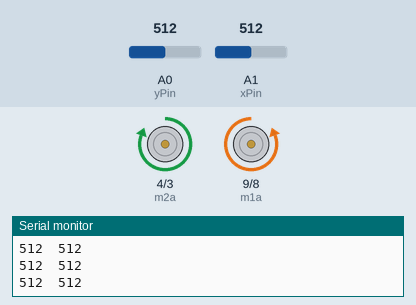
This sketch was run on a simulated Arduino Uno, built with avr-gcc and run on an emulated ATmega328P. On the bench: motor-driver pin pairs drawn as motors (green arrow = first pin HIGH = forward, orange = second pin HIGH = backward, longer = more drive), the last lines printed to the serial monitor. The inputs (shaded band) are chosen by the test bench; at power-on: A1 (xPin) = 512, A0 (yPin) = 512.

Above: at 2.2 s.
2.3 s: A1 (xPin) set to 359
3.8 s: A1 (xPin) set to 342
At 5.0 s:
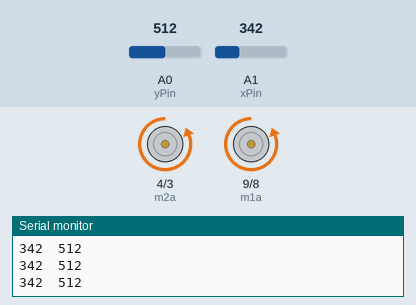
5.3 s: A0 (yPin) set to 390
6.8 s: A0 (yPin) set to 371
At 8.0 s:
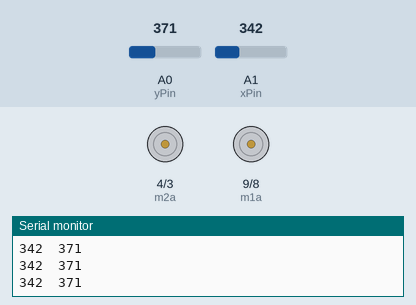
8.3 s: A1 (xPin) set to 286
9.8 s: A1 (xPin) set to 261
At 11.0 s:
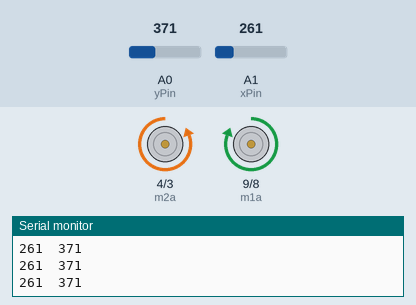
Timing chart, 0 to 12.3 s (numbered marks = the images above; inputs shaded):
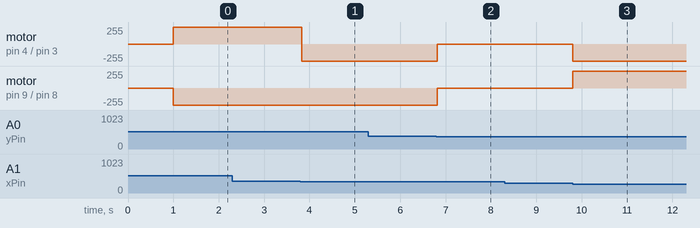

The sketch:

robot_with_accelerometer.ino
```cpp
int xPin = A1;
int yPin = A0;
int xRest, yRest, xRead, yRead;
int m1a = 9, m1b = 8, m2a = 4, m2b = 3;

void setup() {
  Serial.begin(9600);
  delay(1000);
  xRest = analogRead(xPin);
  yRest = analogRead(yPin);
  Serial.println(xRest);
  Serial.println(yRest);
  // put your setup code here, to run once:
  pinMode(A1, INPUT);
  pinMode(A0, INPUT);
  pinMode(m1a, OUTPUT);
  pinMode(m1b, OUTPUT);
  pinMode(m2a, OUTPUT);
  pinMode(m2b, OUTPUT);
}

void loop() {
  // put your main code here, to run repeatedly:
  int xRead = analogRead(xPin);
  int yRead = analogRead(yPin);
  Serial.print(xRead);
  Serial.print("\t");
  Serial.println(yRead);

                    if ((xRead < 270) && (yRead > 300))
                      {
                        //go straight
                        digitalWrite(m1a, HIGH);
                        digitalWrite(m1b, LOW);
                        digitalWrite(m2a, LOW);
                        digitalWrite(m2b, HIGH);
                        }
                    else if ((xRead > 350) && (yRead > 300))
                      {
                        //go back
                        digitalWrite(m1a, LOW);
                        digitalWrite(m1b, HIGH);
                        digitalWrite(m2a, HIGH);
                        digitalWrite(m2b, LOW);
                        }
                    else if ((xRead > 300) && (yRead > 380))
                      {
                        //turn to right
                        digitalWrite(m1a, LOW);
                        digitalWrite(m1b, HIGH);
                        digitalWrite(m2a, LOW);
                        digitalWrite(m2b, HIGH);
                        }
                    else if ((xRead > 290) && (yRead < 280))
                      {
                        //turn to left
                        digitalWrite(m1a, HIGH);
                        digitalWrite(m1b, LOW);
                        digitalWrite(m2a, HIGH);
                        digitalWrite(m2b, LOW);
                        }
                    else
                      {
                        //stops
                        digitalWrite(m1a, LOW);
                        digitalWrite(m1b, LOW);
                        digitalWrite(m2a, LOW);
                        digitalWrite(m2b, LOW);
                        }

  delay (50);
}
```

Measured:
- the behaviour switches between 351 and 350 on A1 (xPin) (found by bisection; images 0 and 1)
- the behaviour switches between 381 and 380 on A0 (yPin) (found by bisection; images 1 and 2)
- the behaviour switches between 270 and 269 on A1 (xPin) (found by bisection; images 2 and 3)
- after the input at 3.8 s, motor on pin 4 (m2a) / pin 3 (m2b): forward 255/255 → backward 255/255 at once
- after the input at 6.8 s, motor on pin 4 (m2a) / pin 3 (m2b), motor on pin 9 (m1a) / pin 8 (m1b): backward 255/255 → stopped at once
- after the input at 9.8 s, motor on pin 4 (m2a) / pin 3 (m2b): stopped → backward 255/255 at once; motor on pin 9 (m1a) / pin 8 (m1b): stopped → forward 255/255 at once
